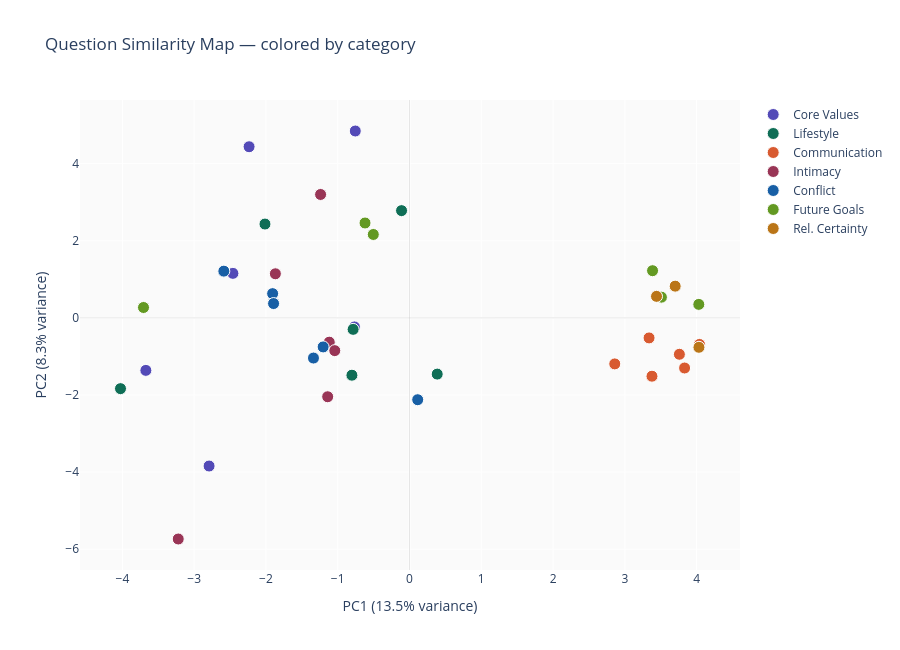

Notebook cell for this chart:
### Code cell
import plotly.graph_objects as go

fig = go.Figure()

for cat_idx, cat_name in enumerate(cat_names):
    mask = [i for i, c in enumerate(categories) if c == cat_idx]
    fig.add_trace(go.Scatter(
        x=[coords[i, 0] for i in mask],
        y=[coords[i, 1] for i in mask],
        mode='markers',
        name=cat_name,
        marker=dict(
            color=cat_colors[cat_idx],
            size=12,
            line=dict(width=1, color='white')
        ),
        text=[questions[i] for i in mask],
        hovertemplate='<b>%{text}</b><extra></extra>',
        customdata=mask
    ))

fig.update_layout(
    title='Question Similarity Map',
    xaxis_title=f'PC1 ({pca.explained_variance_ratio_[0]:.1%} variance)',
    yaxis_title=f'PC2 ({pca.explained_variance_ratio_[1]:.1%} variance)',
    width=900,
    height=650,
    plot_bgcolor='#fafafa',
    legend=dict(itemclick='toggle', itemdoubleclick='toggleothers'),
    hovermode='closest'
)

fig.add_hline(y=0, line_width=0.5, line_color='#ccc')
fig.add_vline(x=0, line_width=0.5, line_color='#ccc')

fig.show()
fig.write_html("question_similarity.html", include_plotlyjs='cdn')

### Figure 1 — Plotly figure (JSON) as saved in the notebook; plotly's stock layout.template omitted (floating-point values rounded to 4 significant figures)
{"data": [{"customdata": [0, 1, 2, 3, 4, 5], "hovertemplate": "<b>%{text}</b><extra></extra>", "marker": {"color": "#534AB7", "line": {"color": "white", "width": 1}, "size": 12}, "mode": "markers", "name": "Core Values", "text": ["Honesty prioritized, even if it hurts", "Religion/spirituality important in life", "Political beliefs matter in choosing partner", "Family before career", "Personal independence important", "Helping others / giving back important"], "type": "scatter", "x": [-2.46, -0.7554, -3.673, -2.235, -0.7675, -2.792], "y": [1.155, 4.849, -1.362, 4.44, -0.2337, -3.843]}, {"customdata": [6, 7, 8, 9, 10, 11], "hovertemplate": "<b>%{text}</b><extra></extra>", "marker": {"color": "#0F6E56", "line": {"color": "white", "width": 1}, "size": 12}, "mode": "markers", "name": "Lifestyle", "text": ["Prefer structured daily routine", "Socialize frequently (restaurants/parties)", "Financial saving over experiences", "Value a lot of personal alone time", "Prefer quiet environment", "Physical health & exercise top priority"], "type": "scatter", "x": [-0.7856, -2.014, 0.386, -0.8022, -0.1107, -4.026], "y": [-0.2977, 2.435, -1.459, -1.487, 2.783, -1.835]}, {"customdata": [12, 13, 14, 15, 16, 17], "hovertemplate": "<b>%{text}</b><extra></extra>", "marker": {"color": "#D85A30", "line": {"color": "white", "width": 1}, "size": 12}, "mode": "markers", "name": "Communication", "text": ["Talk through problems immediately", "Comfortable discussing emotions openly", "Frequent texts/calls important", "Direct/honest communication (even blunt)", "Comfortable sharing personal struggles", "Resolve misunderstandings quickly"], "type": "scatter", "x": [3.832, 3.76, 3.378, 3.337, 2.859, 4.04], "y": [-1.3, -0.9437, -1.513, -0.5192, -1.193, -0.6885]}, {"customdata": [18, 19, 20, 21, 22, 23], "hovertemplate": "<b>%{text}</b><extra></extra>", "marker": {"color": "#993556", "line": {"color": "white", "width": 1}, "size": 12}, "mode": "markers", "name": "Intimacy", "text": ["Physical affection very important", "Verbal expressions of love important", "Sexual compatibility essential", "Quality time with partner important", "Romantic gestures important", "Frequent affection expressions"], "type": "scatter", "x": [-1.118, -3.222, -1.869, -1.239, -1.14, -1.041], "y": [-0.6298, -5.736, 1.144, 3.202, -2.046, -0.8493]}, {"customdata": [24, 25, 26, 27, 28, 29], "hovertemplate": "<b>%{text}</b><extra></extra>", "marker": {"color": "#185FA5", "line": {"color": "white", "width": 1}, "size": 12}, "mode": "markers", "name": "Conflict", "text": ["Resolve arguments before sleeping", "Compromise most important in conflicts", "Apologize quickly after argument", "Prefer calm vs emotional arguments", "Time apart during conflict helpful", "Disagreements can strengthen relationship"], "type": "scatter", "x": [-1.907, -1.894, -2.587, 0.1143, -1.338, -1.203], "y": [0.6293, 0.3719, 1.213, -2.123, -1.042, -0.7529]}, {"customdata": [30, 31, 32, 33, 34, 35], "hovertemplate": "<b>%{text}</b><extra></extra>", "marker": {"color": "#639922", "line": {"color": "white", "width": 1}, "size": 12}, "mode": "markers", "name": "Future Goals", "text": ["Want to get married eventually", "Having children important", "Career success top priority", "Willing to move for partner", "Financial stability before major decisions", "Long-term planning important"], "type": "scatter", "x": [-0.6196, -3.706, -0.5045, 3.386, 4.03, 3.51], "y": [2.462, 0.27, 2.164, 1.225, 0.3508, 0.5381]}, {"customdata": [36, 37, 38], "hovertemplate": "<b>%{text}</b><extra></extra>", "marker": {"color": "#BA7517", "line": {"color": "white", "width": 1}, "size": 12}, "mode": "markers", "name": "Rel. Certainty", "text": ["Confident about relationship future", "Worry partner & I want different things", "Believe we are highly compatible"], "type": "scatter", "x": [3.701, 3.441, 4.032], "y": [0.8236, 0.5591, -0.763]}], "layout": {"height": 650, "hovermode": "closest", "legend": {"itemclick": "toggle", "itemdoubleclick": "toggleothers"}, "plot_bgcolor": "#fafafa", "shapes": [{"line": {"color": "#ccc", "width": 0.5}, "type": "line", "x0": 0, "x1": 1, "xref": "x domain", "y0": 0, "y1": 0, "yref": "y"}, {"line": {"color": "#ccc", "width": 0.5}, "type": "line", "x0": 0, "x1": 0, "xref": "x", "y0": 0, "y1": 1, "yref": "y domain"}], "title": {"text": "Question Similarity Map — colored by category"}, "width": 900, "xaxis": {"title": {"text": "PC1 (13.5% variance)"}}, "yaxis": {"title": {"text": "PC2 (8.3% variance)"}}}}
